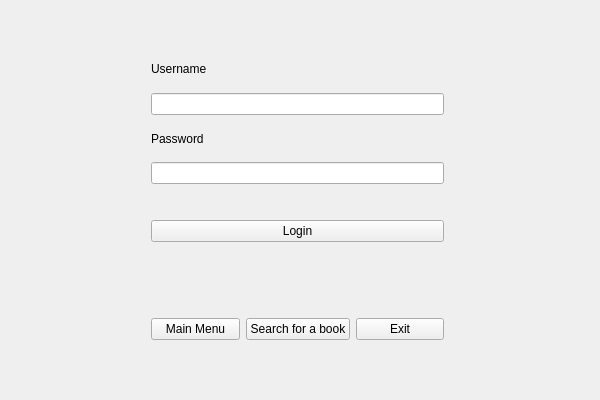
<?xml version="1.0" encoding="UTF-8"?>
<ui version="4.0">
 <class>Login</class>
 <widget class="QWidget" name="Login">
  <property name="geometry">
   <rect>
    <x>0</x>
    <y>0</y>
    <width>600</width>
    <height>400</height>
   </rect>
  </property>
  <property name="windowTitle">
   <string>Sign in</string>
  </property>
  <widget class="QWidget" name="verticalLayoutWidget">
   <property name="geometry">
    <rect>
     <x>140</x>
     <y>40</y>
     <width>315</width>
     <height>311</height>
    </rect>
   </property>
   <layout class="QVBoxLayout" name="verticalLayout">
    <item>
     <widget class="QLabel" name="label">
      <property name="text">
       <string>Username</string>
      </property>
     </widget>
    </item>
    <item>
     <widget class="QLineEdit" name="usernameInput"/>
    </item>
    <item>
     <widget class="QLabel" name="label_2">
      <property name="text">
       <string>Password</string>
      </property>
     </widget>
    </item>
    <item>
     <widget class="QLineEdit" name="passwordInput"/>
    </item>
    <item>
     <layout class="QVBoxLayout" name="verticalLayout_2">
      <property name="topMargin">
       <number>30</number>
      </property>
     </layout>
    </item>
    <item>
     <widget class="QPushButton" name="loginBtn">
      <property name="text">
       <string>Login</string>
      </property>
     </widget>
    </item>
    <item>
     <layout class="QVBoxLayout" name="verticalLayout_3">
      <property name="sizeConstraint">
       <enum>QLayout::SetMinimumSize</enum>
      </property>
      <property name="leftMargin">
       <number>0</number>
      </property>
      <property name="topMargin">
       <number>70</number>
      </property>
     </layout>
    </item>
    <item>
     <layout class="QHBoxLayout" name="horizontalLayout">
      <item>
       <widget class="QPushButton" name="mainMenuBtn">
        <property name="text">
         <string>Main Menu</string>
        </property>
       </widget>
      </item>
      <item>
       <widget class="QPushButton" name="bookSearchBtn">
        <property name="text">
         <string>Search for a book</string>
        </property>
       </widget>
      </item>
      <item>
       <widget class="QPushButton" name="exitBtn">
        <property name="text">
         <string>Exit</string>
        </property>
       </widget>
      </item>
     </layout>
    </item>
   </layout>
  </widget>
 </widget>
 <layoutdefault spacing="6" margin="11"/>
 <resources/>
 <connections/>
</ui>
